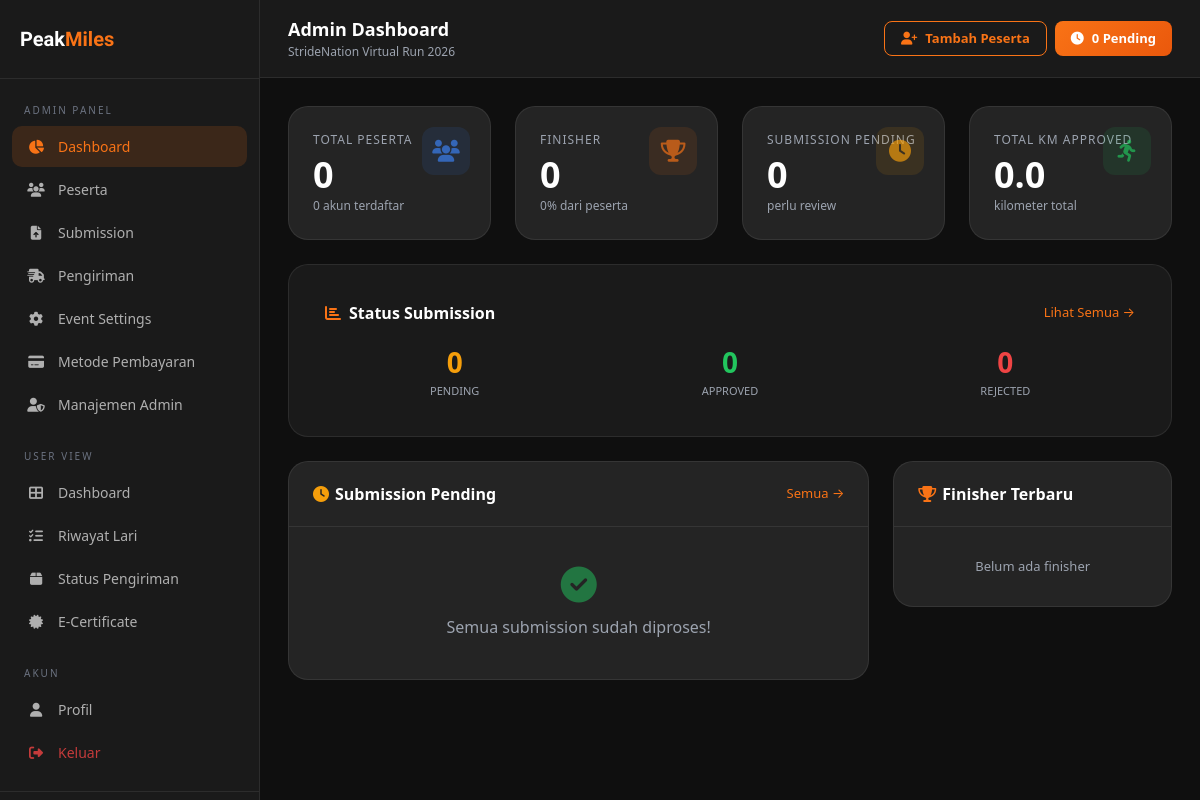
The app's page /admin/index.php (signed in), older data.
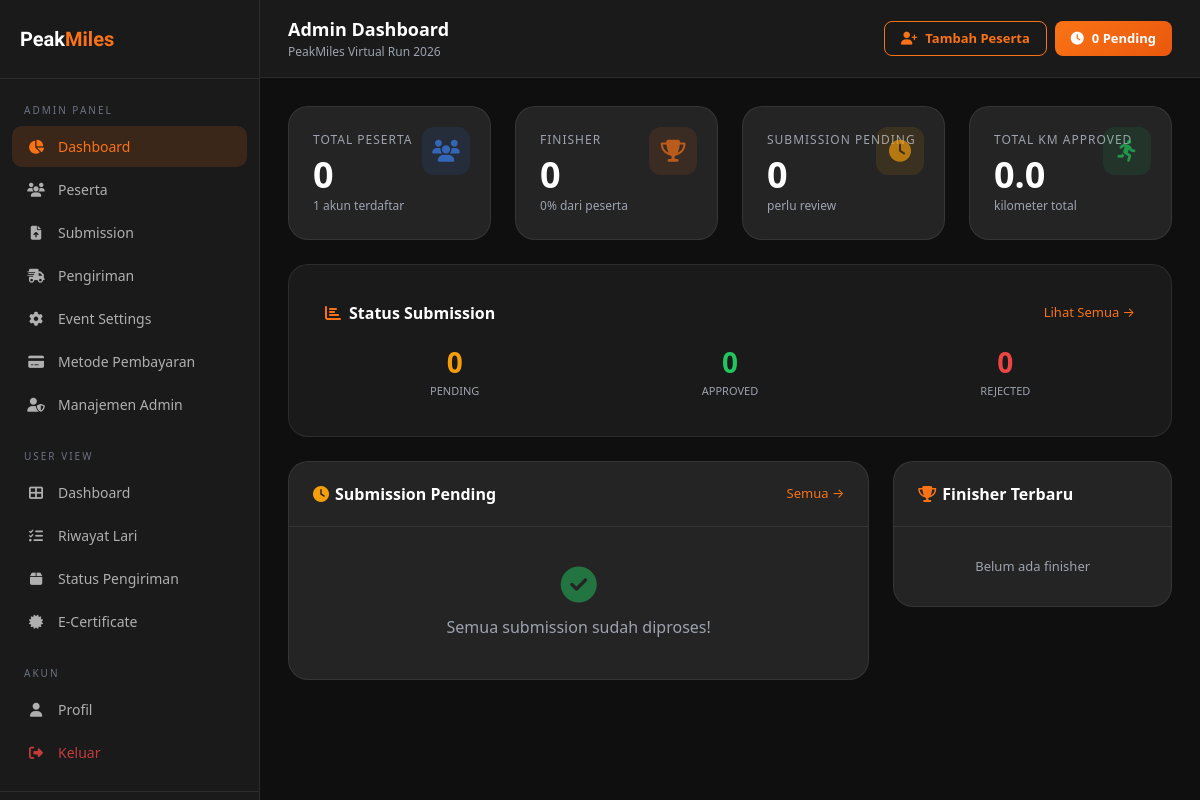
The same page, newer data.
### tables this page shows
CREATE TABLE IF NOT EXISTS events (
    id INT AUTO_INCREMENT PRIMARY KEY,
    name VARCHAR(200) NOT NULL,
    slug VARCHAR(200) NOT NULL,
    description TEXT,
    start_date DATE NOT NULL,
    end_date DATE NOT NULL,
    target_10k DECIMAL(5,2) DEFAULT 10.00,
    target_21k DECIMAL(5,2) DEFAULT 21.00,
    fee_10k INT DEFAULT 179000,
    fee_21k INT DEFAULT 199000,
    registration_url VARCHAR(500) DEFAULT 'https://nusatix.com',
    is_active TINYINT(1) DEFAULT 1,
    banner_image VARCHAR(300) NULL,
    created_at DATETIME DEFAULT CURRENT_TIMESTAMP
);

### includes/functions.php (called while the page is built, shortened)
<?php
function getActiveEvent(): ?array {
    $db = getDB();
    $stmt = $db->prepare("SELECT * FROM events WHERE is_active = 1 ORDER BY id DESC LIMIT 1");
    $stmt->execute();
    return $stmt->fetch() ?: null;
}
function sanitize(string $input): string {
    return htmlspecialchars(trim($input), ENT_QUOTES, 'UTF-8');
}

### admin/index.php (the view, shortened to what the changed rows need)
<?php
require_once __DIR__ . '/../includes/functions.php';
$db = getDB();
$event = getActiveEvent();
$totalUsers = $db->query("SELECT COUNT(*) FROM users WHERE role='user'")->fetchColumn();
$totalRegistrations = $db->query("SELECT COUNT(*) FROM registrations")->fetchColumn();
$events = $db->query("SELECT * FROM events ORDER BY is_active DESC, id DESC")->fetchAll();
?>
<!DOCTYPE html>
<html lang="id">
<head>
<link rel="stylesheet" href="<?= SITE_URL ?>/assets/css/style.css">
<link rel="stylesheet" href="https://cdn.jsdelivr.net/npm/bootstrap@5.3.0/dist/css/bootstrap.min.css">
<link rel="stylesheet" href="https://cdnjs.cloudflare.com/ajax/libs/font-awesome/6.4.0/css/all.min.css">
</head>
<body>
<div class="dashboard-layout">
  <div class="main-content">
    <div class="topbar">
      <div class="d-flex align-items-center gap-3">
        <div>
          <div class="topbar-title">Admin Dashboard</div>
          <div style="font-size:12px;color:var(--gray-light);"><?= $event ? sanitize($event['name']) : 'Tidak ada event aktif' ?></div>
        </div>
      </div>
    </div>
    <div class="page-content">
      <div class="row g-4 mb-4">
        <div class="col-sm-6 col-xl-3">
          <div class="stat-card">
            <div class="stat-card-icon" style="background:rgba(59,130,246,0.15);color:var(--info);"><i class="fa fa-users"></i></div>
            <div class="stat-card-label">Total Peserta</div>
            <div class="stat-card-value counter" data-target="<?= $totalRegistrations ?>"><?= $totalRegistrations ?></div>
            <div class="stat-card-sub"><?= $totalUsers ?> akun terdaftar</div>
          </div>
        </div>
      </div>
    </div>
  </div>
</div>
</body>
</html>

Row changes from the older to the newer data that the page shows:
changed events: name "StrideNation Virtual Run 2026" → "PeakMiles Virtual Run 2026"
Text that changed along with them:
$totalUsers: "0" → "1"
